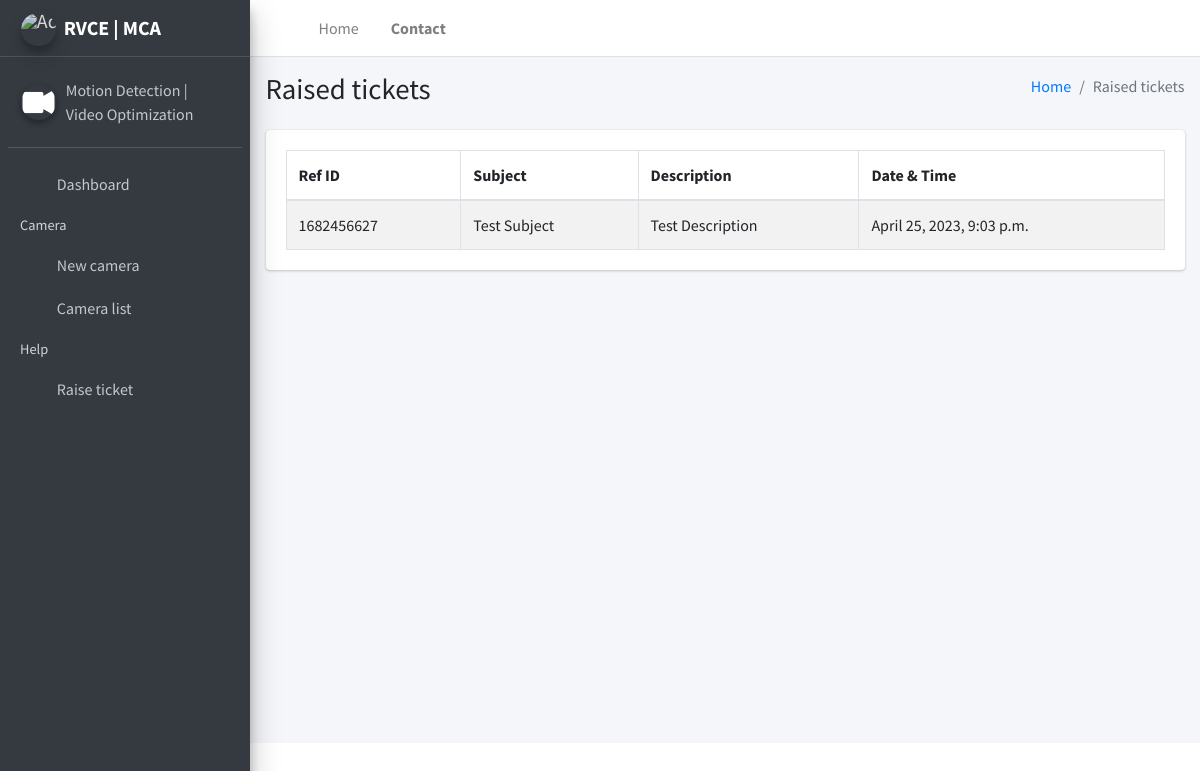
The page /tickets/ on the database its author committed.
### recorder/models.py (models this page shows)
class Contact(models.Model):
    subject = models.CharField(max_length=100)
    body = models.TextField()
    ref_id = models.TextField()

### recorder/views.py (the view)
# urls.py: path('tickets/', views.all_tickets, name='all_tickets'),
def all_tickets(request):
    data = Contact.objects.all()
    for obj in data:
        obj.datetime = datetime.datetime.fromtimestamp(int(obj.ref_id))
    context = {'data': data}
    return render(request, 'tickets.html', context=context)

### recorder/templates/tickets.html (shortened to what this page needs)
{% load static %}
<!DOCTYPE html>
<html lang="en">
<head>
    <link rel="stylesheet" href="{% static 'plugins/fontawesome-free/css/all.min.css' %}">
    <link rel="stylesheet" href="https://code.ionicframework.com/ionicons/2.0.1/css/ionicons.min.css">
    <link rel="stylesheet" href="{% static 'plugins/tempusdominus-bootstrap-4/css/tempusdominus-bootstrap-4.min.css' %}">
    <link rel="stylesheet" href="{% static 'plugins/icheck-bootstrap/icheck-bootstrap.min.css' %}">
    <link rel="stylesheet" href="{% static 'plugins/jqvmap/jqvmap.min.css' %}">
    <link rel="stylesheet" href="{% static 'dist/css/adminlte.min.css' %}">
    <link rel="stylesheet" href="{% static 'plugins/overlayScrollbars/css/OverlayScrollbars.min.css' %}">
    <link rel="stylesheet" href="{% static 'plugins/daterangepicker/daterangepicker.css' %}">
    <link rel="stylesheet" href="{% static 'plugins/summernote/summernote-bs4.min.css' %}">
    <link rel="stylesheet" href="{% static 'dist/css/custom.css' %}">
</head>
<body class="hold-transition sidebar-mini layout-fixed">
    <div class="wrapper">
        <nav class="main-header navbar navbar-expand navbar-white navbar-light">
            <ul class="navbar-nav">
                <li class="nav-item">
                    <a class="nav-link" data-widget="pushmenu" href="#" role="button"><i class="fas fa-bars"></i></a>
                </li>
                <li class="nav-item d-none d-sm-inline-block">
                    <a href="/index/" class="nav-link">Home</a>
                </li>
                <li class="nav-item d-none d-sm-inline-block">
                    <a href="/tickets/" class="nav-link font-weight-bold">Contact</a>
                </li>
            </ul>
            <ul class="navbar-nav ml-auto">
                <li class="nav-item">
                    <a class="nav-link" data-widget="fullscreen" href="#" role="button">
                        <i class="fas fa-expand-arrows-alt"></i>
                    </a>
                </li>
            </ul>
        </nav>
        <aside class="main-sidebar sidebar-dark-primary elevation-4">
            <a href="/index/" class="brand-link">
                <img src="{% static 'dist/img/rvce.png' %}" alt="AdminLTE Logo" class="brand-image img-circle elevation-3 my-auto" style="opacity:.8; width:35px; height:35px">
                <span class="brand-text font-weight-bold my-auto">RVCE | MCA</span>
            </a>
            <div class="sidebar">
                <div class="user-panel mt-3 pb-3 mb-3 d-flex">
                    <div class="image my-auto">
                        <img src="{% static 'dist/img/logo.png' %}" class="img-circle elevation-2 my-auto" alt="User Image" style="width:35px; height:35px">
                    </div>
                    <div class="info">
                        <a class="d-block">Motion Detection |<br>Video Optimization</a>
                    </div>
                </div>
                <nav class="mt-2">
                    <ul class="nav nav-pills nav-sidebar flex-column" data-widget="treeview" role="menu" data-accordion="false">
                        <li class="nav-item">
                            <a href="/index/" class="nav-link">
                                <i class="far fa fa-tachometer-alt nav-icon"></i>
                                <p>Dashboard</p>
                            </a>
                        </li>
                        <li class="nav-header">Camera</li>
                        <li class="nav-item">
                            <a href="/camera/" class="nav-link">
                                <i class="nav-icon fa fa-camera"></i>
                                <p>
                                    New camera
                                </p>
                            </a>
                        </li>
                        <li class="nav-item">
                            <a href="/cameras/" class="nav-link">
                                <i class="nav-icon fa fa-list"></i>
                                <p>
                                    Camera list
                                </p>
                            </a>
                        </li>
                        <li class="nav-header">Help</li>
                        <li class="nav-item">
                            <a href="/ticket/" class="nav-link">
                                <i class="nav-icon fa fa-info"></i>
                                <p>
                                    Raise ticket
                                </p>
                            </a>
                        </li>
                    </ul>
                </nav>
            </div>
        </aside>
        <div class="content-wrapper">
            <div class="content-header">
                <div class="container-fluid">
                    <div class="row mb-2">
                        <div class="col-sm-6">
                            <h1 class="m-0">Raised tickets</h1>
                        </div>
                        <div class="col-sm-6">
                            <ol class="breadcrumb float-sm-right">
                                <li class="breadcrumb-item"><a href="#">Home</a></li>
                                <li class="breadcrumb-item active">Raised tickets</li>
                            </ol>
                        </div>
                    </div>
                </div>
            </div>
            <section class="content">
                <div class="container-fluid">
                    <div class="card">
                        <div class="card-body">
                            <table id="example1" class="table table-bordered table-striped">
                                <thead>
                                    <tr>
                                        <th>Ref ID</th>
                                        <th>Subject</th>
                                        <th>Description</th>
                                        <th>Date & Time</th>
                                    </tr>
                                </thead>
                                <tbody>
                                    {% for column in data %}
                                    <tr>
                                        <td>{{ column.ref_id }}</td>
                                        <td>{{ column.subject }}</td>
                                        <td>{{ column.body }}</td>
                                        <td>{{ column.datetime }}</td>
                                    </tr>
                                    {% endfor %}
                                </tbody>
                            </table>
                        </div>
                    </div>
                </div>
            </section>
        </div>
    </div>
</body>
</html>

### rows shown on the page
Contact: ref_id "1682456627", subject "Test Subject", body "Test Description", datetime "April 25, 2023, 9:03 p.m."
